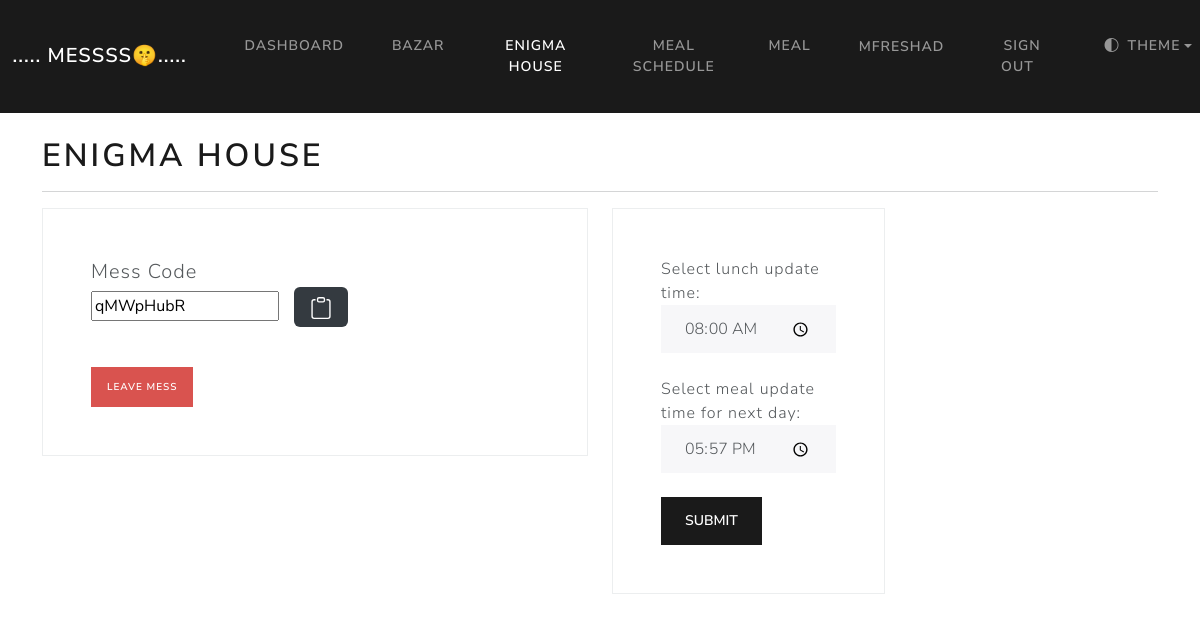
The app's page /my-mess (signed in), older data.
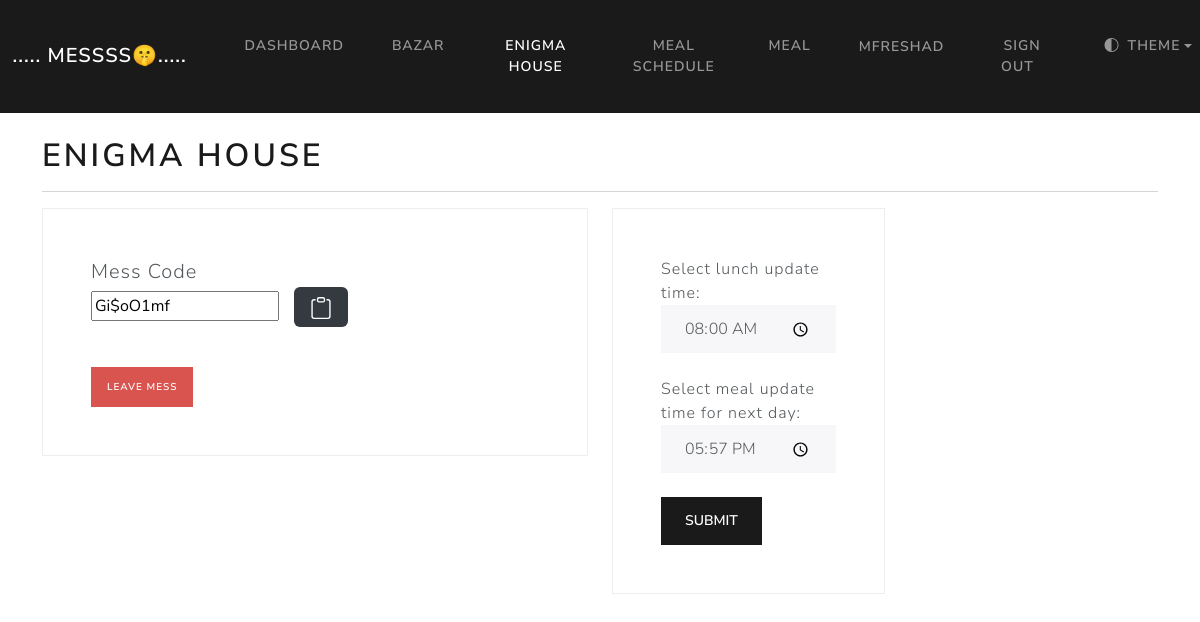
The same page, newer data.
### webapp/models.py (models this page shows, shortened)
class Mess(models.Model):
    name = models.CharField(max_length=100)
    mess_code = models.CharField(max_length=8, unique=True)
    lunch_update_time =  models.TimeField(default="08:00")
    meal_update_time =  models.TimeField(default="18:00")
    def __str__(self):
        return self.name

### webapp/views.py (the view)
# urls.py: path('my-mess', views.my_mess, name="my-mess"),
@login_required(login_url='my-login')
@never_cache
def my_mess(request):
    if request.user.in_mess:
        mess_info = Mess.objects.get(name = request.user.in_mess.name)
        context = {'mess': mess_info}
        if request.POST:
            lunch_time = request.POST.get('appt')
            meal_time = request.POST.get('appt2')
            Mess.objects.update(name = request.user.in_mess.name , lunch_update_time = lunch_time, meal_update_time = meal_time)
            return redirect(request.path)
    else:
        return redirect('join_mess')
    return render(request, 'webapp/mess.html' , context= context)

### webapp/models.py (called while the page is built)
    def __str__(self):
        return self.username

### webapp/templates/webapp/mess.html (shortened to what this page needs)
{% extends "webapp/base.html" %}
{% load crispy_forms_tags %}
{% block content %}
<body>
    <h1> {{mess.name}} </h1>
    <hr>
    <div class="row">
      <div class="col-sm">
        <div class='container border p-5'>
              <p class="fs-4 m-0"> Mess Code </p>
              <input type="text"  value="{{mess.mess_code}}" id="myInput" readonly>
              <button onclick="myFunction()" onmouseout="outFunc()"
              class='btn btn-dark btn-sm rounded' data-toggle="tooltip" data-placement="top" title="Copy to clipboard">
              </button>
              <br>
              <br>
              <a class="btn btn-danger btn-sm mt-3" href="{% url 'leave-mess' %}"> Leave Mess</a>
        </div>
      </div>
      <br>
      {% if user.is_admin %}
      <div class="col-sm ">
          <form method="post" >
            <div class="form-group border p-5 w-50">
              <label for="appt">Select lunch update time:</label>
              <input type="time" class="form-control" id="appt" name="appt" value="{{mess.lunch_update_time|time:'H:i'}}">
              <br>
              <label for="appt">Select meal update time for next day:</label>
              <input type="time" class="form-control" id="appt" name="appt2" value="{{mess.meal_update_time|time:'H:i'}}">
              <br>
              <input type="submit" class="btn btn-primary">
            </div>
          </form>
       </div>
       {% endif %}
    </div>
</body>
{% endblock %}

Row changes from the older to the newer data that the page shows:
changed Mess "ENIGMA HOUSE": mess_code "qMWpHubR" → "Gi$oO1mf"
